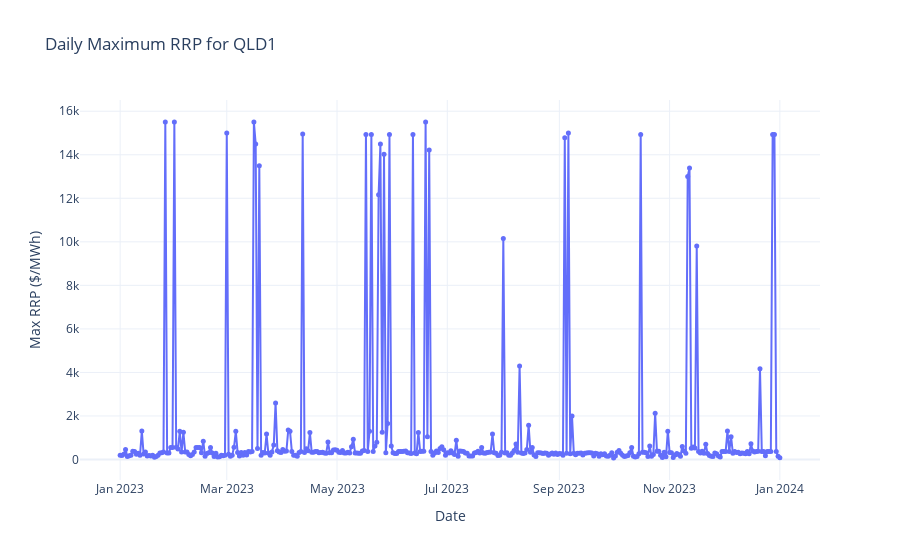

Here is the notebook cell this chart was saved with:
### Code cell
import pandas as pd
import plotly.express as px
import plotly.graph_objects as go
from datetime import datetime

# Make sure SETTLEMENTDATE is in datetime format
price_data['SETTLEMENTDATE'] = pd.to_datetime(price_data['SETTLEMENTDATE'])

# Create a date column without the time component for aggregation
price_data['DATE'] = price_data['SETTLEMENTDATE'].dt.date

# For this example, let's create a graph for a specific region (e.g., QLD)
# You can modify this to show multiple regions or filter as needed
region_filter = 'QLD1'  # Change this to the region you want to visualize
filtered_data = price_data[price_data['REGIONID'] == region_filter]

# Group by date and calculate daily MAXIMUM RRP
daily_max = filtered_data.groupby('DATE')['RRP'].max().reset_index()

# Create the Plotly figure
fig = px.line(daily_max, x='DATE', y='RRP', 
              title=f'Daily Maximum RRP for {region_filter}',
              labels={'RRP': 'Maximum Regional Reference Price ($/MWh)', 'DATE': 'Date'},
              line_shape='linear')

fig.update_layout(
    xaxis_title='Date',
    yaxis_title='Max RRP ($/MWh)',
    template='plotly_white',
    hovermode='x unified'
)

# Add markers for data points
fig.update_traces(mode='lines+markers', marker=dict(size=5))

# Show the figure
fig.show()

# To save the figure if needed
# fig.write_html("max_rrp_over_time.html")

### Figure 1 — Plotly figure (JSON) as saved in the notebook; plotly's stock layout.template omitted (floating-point values rounded to 4 significant figures; data arrays with more than 128 entries replaced by an {"elided": "..."} marker saying what was removed)
{"data": [{"hovertemplate": "Date=%{x}<br>Maximum Regional Reference Price ($/MWh)=%{y}<extra></extra>", "legendgroup": "", "line": {"color": "#636efa", "dash": "solid", "shape": "linear"}, "marker": {"size": 5, "symbol": "circle"}, "mode": "lines+markers", "name": "", "orientation": "v", "showlegend": false, "type": "scatter", "x": {"elided": "366 str values"}, "xaxis": "x", "y": {"elided": "366 float values"}, "yaxis": "y"}], "layout": {"autosize": true, "hovermode": "x unified", "legend": {"tracegroupgap": 0}, "title": {"text": "Daily Maximum RRP for QLD1"}, "xaxis": {"anchor": "y", "autorange": true, "domain": [0, 1], "range": ["2022-12-10 05:13:41.9598", "2024-01-22 18:46:18.0402"], "title": {"text": "Date"}, "type": "date"}, "yaxis": {"anchor": "x", "autorange": true, "domain": [0, 1], "range": [-1126.0, 16700.0], "title": {"text": "Max RRP ($/MWh)"}, "type": "linear"}}}
